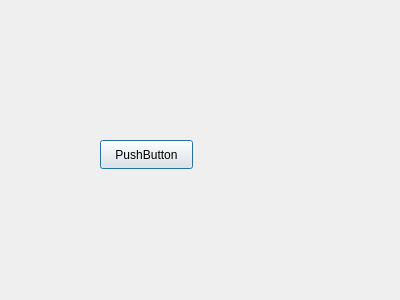
<?xml version="1.0" encoding="UTF-8"?>
<ui version="4.0">
 <class>ToinenIkkuna</class>
 <widget class="QDialog" name="ToinenIkkuna">
  <property name="geometry">
   <rect>
    <x>0</x>
    <y>0</y>
    <width>400</width>
    <height>300</height>
   </rect>
  </property>
  <property name="windowTitle">
   <string>Dialog</string>
  </property>
  <widget class="QPushButton" name="pushButton">
   <property name="geometry">
    <rect>
     <x>100</x>
     <y>140</y>
     <width>93</width>
     <height>29</height>
    </rect>
   </property>
   <property name="text">
    <string>PushButton</string>
   </property>
  </widget>
 </widget>
 <resources/>
 <connections/>
</ui>
